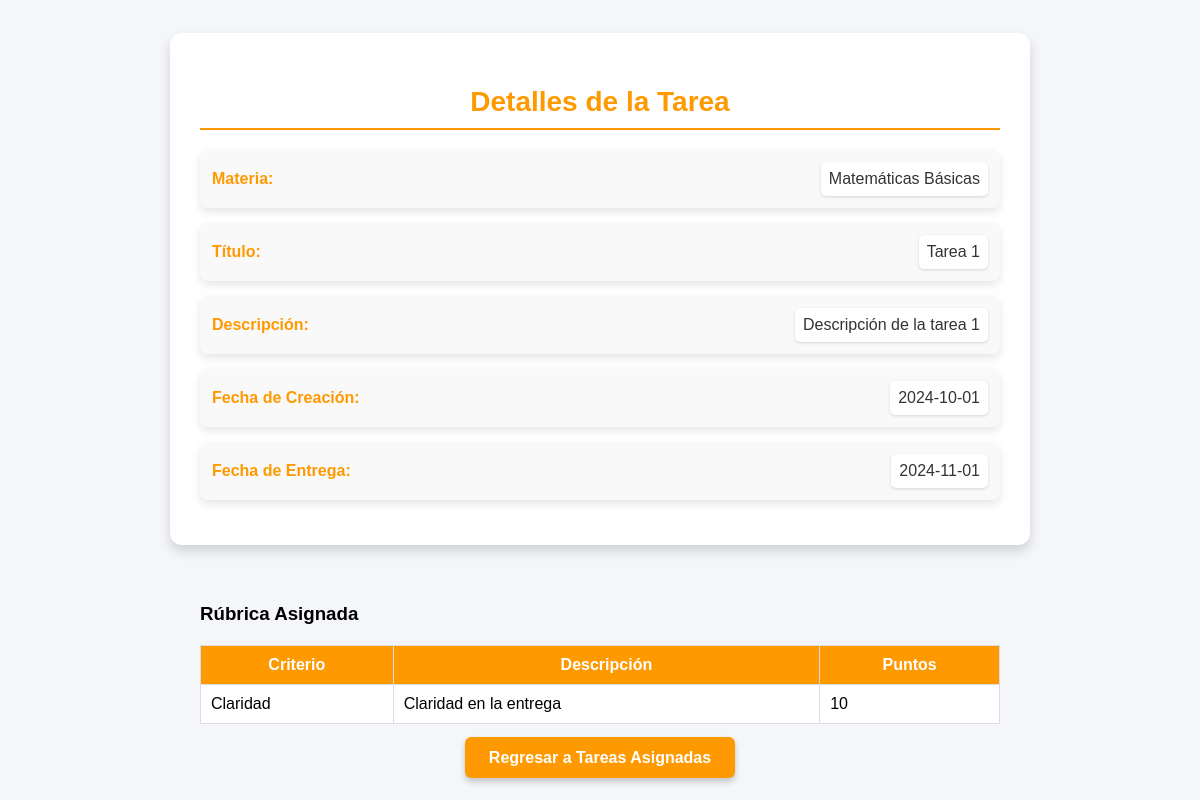
Page /verTarea.php?id=1 on the committed database.
### tables this page shows
CREATE TABLE `tareas` (
  `id_tarea` int(11) NOT NULL,
  `id_curso` int(11) DEFAULT NULL,
  `titulo` varchar(100) DEFAULT NULL,
  `descripcion` text DEFAULT NULL,
  `archivo_tarea` varchar(255) DEFAULT NULL,
  `fecha_creacion` date DEFAULT NULL,
  `fecha_limite` date DEFAULT NULL
);

CREATE TABLE `cursos` (
  `id_curso` int(11) NOT NULL,
  `nombre_curso` varchar(100) NOT NULL,
  `fecha_creacion` date DEFAULT NULL,
  `imagen_url` varchar(255) DEFAULT NULL
);

CREATE TABLE `rubricas` (
  `id_rubrica` int(11) NOT NULL,
  `id_tarea` int(11) DEFAULT NULL,
  `criterio` varchar(100) DEFAULT NULL,
  `descripcion` text DEFAULT NULL,
  `puntos` int(11) DEFAULT NULL
);

### verTarea.php (the view, shortened to what this page needs)
<?php
$servidor = "localhost";
$usuario = "root";
$contraseña = "";
$baseDatos = "peis";
$conexion = new mysqli($servidor, $usuario, $contraseña, $baseDatos);
$id_tarea = $_GET['id'];
function obtenerNombreMateria($id_curso, $conexion) {
    $consulta = "SELECT nombre_curso FROM cursos WHERE id_curso = $id_curso";
    $resultado = $conexion->query($consulta);
    if ($resultado->num_rows > 0) {
        $fila = $resultado->fetch_assoc();
        return $fila['nombre_curso'];
    } else {
        return "Desconocido";
    }
}
$sql = "SELECT * FROM tareas WHERE id_tarea = $id_tarea";
$resultado = $conexion->query($sql);
if ($resultado->num_rows > 0) {
    $tarea = $resultado->fetch_assoc();
    $nombre_materia = obtenerNombreMateria($tarea['id_curso'], $conexion);
    $sql_rubricas = "SELECT * FROM rubricas WHERE id_tarea = $id_tarea";
    $resultado_rubricas = $conexion->query($sql_rubricas);
    ?>
    <!DOCTYPE html>
    <html lang="es">
    <head>
    </head>
    <body>
        <div class="card">
            <h2>Detalles de la Tarea</h2>
            <div class="detail">
                <label>Materia:</label>
                <p><?php echo htmlspecialchars($nombre_materia); ?></p>
            </div>
            <div class="detail">
                <label>Título:</label>
                <p><?php echo htmlspecialchars($tarea['titulo']); ?></p>
            </div>
            <div class="detail">
                <label>Descripción:</label>
                <p><?php echo htmlspecialchars($tarea['descripcion']); ?></p>
            </div>
            <div class="detail">
                <label>Fecha de Creación:</label>
                <p><?php echo htmlspecialchars($tarea['fecha_creacion']); ?></p>
            </div>
            <div class="detail">
                <label>Fecha de Entrega:</label>
                <p><?php echo htmlspecialchars($tarea['fecha_limite']); ?></p>
            </div>
        </div>
        <div class="table-container">
            <h3>Rúbrica Asignada</h3>
            <table>
                <thead>
                    <tr>
                        <th>Criterio</th>
                        <th>Descripción</th>
                        <th>Puntos</th>
                    </tr>
                </thead>
                <tbody>
                    <?php if ($resultado_rubricas->num_rows > 0): ?>
                        <?php while ($rubrica = $resultado_rubricas->fetch_assoc()): ?>
                            <tr>
                                <td><?php echo htmlspecialchars($rubrica['criterio']); ?></td>
                                <td><?php echo htmlspecialchars($rubrica['descripcion']); ?></td>
                                <td><?php echo htmlspecialchars($rubrica['puntos']); ?></td>
                            </tr>
                        <?php endwhile; ?>
                    <?php else: ?>
                        <tr>
                            <td colspan="3" style="text-align: center;">No hay rúbricas asignadas a esta tarea.</td>
                        </tr>
                    <?php endif; ?>
                </tbody>
            </table>
        </div>
        <div class="back-button-container">
            <a href="listarTareas.php" class="back-button">Regresar a Tareas Asignadas</a>
        </div>
    </body>
    </html>
    <?php
} else {
    echo "Tarea no encontrada";
}
?>

### verTarea.php (style rules this page uses)
body { font-family: Arial, sans-serif; background-color: #f4f6f9; display: flex; justify-content: center; align-items: center; flex-direction: column; height: 100vh; margin: 0; }
.card { background-color: #ffffff; max-width: 800px; width: 100%; padding: 30px; border-radius: 12px; box-shadow: 0 6px 12px rgba(0, 0, 0, 0.15); text-align: center; margin-bottom: 20px; }
.card h2 { color: #ff9900; font-size: 28px; margin-bottom: 20px; border-bottom: 2px solid #ff9900; padding-bottom: 10px; }
.detail { margin-bottom: 15px; padding: 12px; border-radius: 8px; box-shadow: 0 4px 8px rgba(0, 0, 0, 0.1); display: flex; justify-content: space-between; align-items: center; background-color: #f9f9f9; }
.detail label { font-weight: bold; color: #ff9900; margin-right: 10px; }
.detail p { color: #333; margin: 0; font-size: 16px; text-align: left; padding: 8px; background-color: #ffffff; border-radius: 5px; box-shadow: 0 1px 3px rgba(0, 0, 0, 0.15); }
.table-container { max-width: 800px; width: 100%; margin-top: 20px; text-align: left; }
table { width: 100%; border-collapse: collapse; margin-top: 20px; }
table th, table td { border: 1px solid #ddd; padding: 10px; text-align: left; }
table th { background-color: #ff9900; color: white; font-weight: bold; text-align: center; }
table td { background-color: #ffffff; }
.back-button-container { text-align: center; margin-top: 25px; }
.back-button { background-color: #ff9900; color: #fff; padding: 12px 24px; border: none; border-radius: 6px; font-weight: bold; font-size: 16px; cursor: pointer; text-decoration: none; transition: background-color 0.3s; box-shadow: 0 4px 6px rgba(0, 0, 0, 0.2); }

### rows in the picture
tareas: id_curso.nombre_curso "Matemáticas Básicas", titulo "Tarea 1", descripcion "Descripción de la tarea 1", fecha_creacion "2024-10-01", fecha_limite "2024-11-01"
rubricas: criterio "Claridad", descripcion "Claridad en la entrega", puntos "10"
